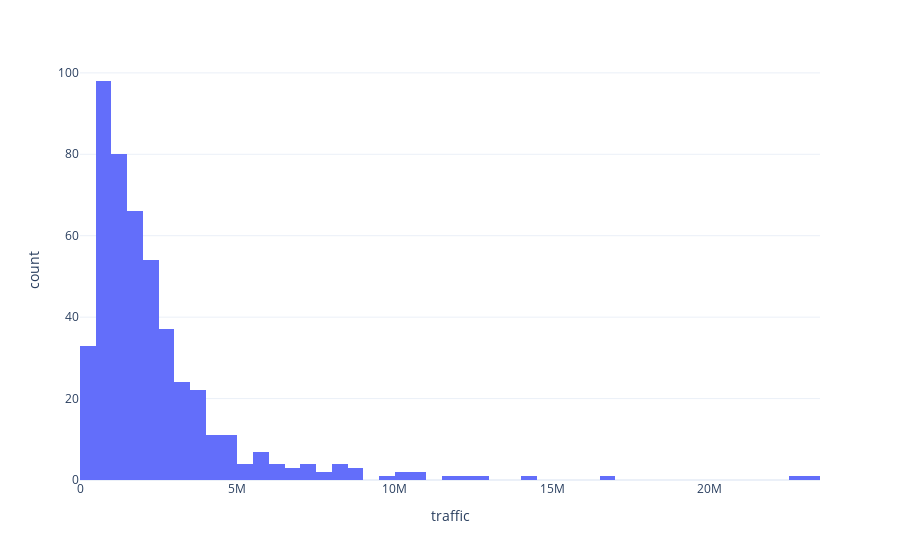

The notebook cell saved with this chart:
### Code cell
px.histogram(station_traffic, x='traffic')

### Figure 1 — Plotly figure (JSON) as saved in the notebook; plotly's stock layout.template omitted (floating-point values rounded to 4 significant figures; data arrays with more than 128 entries replaced by an {"elided": "..."} marker saying what was removed)
{"data": [{"alignmentgroup": "True", "bingroup": "x", "hovertemplate": "traffic=%{x}<br>count=%{y}<extra></extra>", "legendgroup": "", "marker": {"color": "#636efa", "pattern": {"shape": ""}}, "name": "", "offsetgroup": "", "orientation": "v", "showlegend": false, "type": "histogram", "x": {"elided": "479 int values"}, "xaxis": "x", "yaxis": "y"}], "layout": {"barmode": "relative", "legend": {"tracegroupgap": 0}, "margin": {"t": 60}, "xaxis": {"anchor": "y", "domain": [0, 1], "title": {"text": "traffic"}}, "yaxis": {"anchor": "x", "domain": [0, 1], "title": {"text": "count"}}}}
